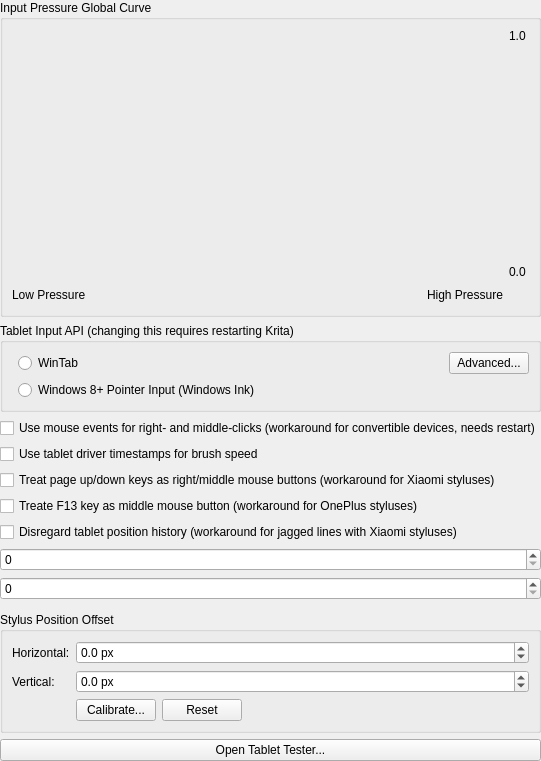
<?xml version="1.0" encoding="UTF-8"?>
<ui version="4.0">
 <author>
    SPDX-FileCopyrightText: none
    SPDX-License-Identifier: GPL-3.0-or-later
  </author>
 <class>WdgTabletSettings</class>
 <widget class="QWidget" name="WdgTabletSettings">
  <property name="windowTitle">
   <string>Color Settings</string>
  </property>
  <layout class="QVBoxLayout" name="verticalLayout_2">
   <property name="leftMargin">
    <number>0</number>
   </property>
   <property name="topMargin">
    <number>0</number>
   </property>
   <property name="rightMargin">
    <number>0</number>
   </property>
   <property name="bottomMargin">
    <number>0</number>
   </property>
   <item>
    <widget class="QGroupBox" name="groupBox">
     <property name="title">
      <string>Input Pressure Global Curve</string>
     </property>
     <layout class="QGridLayout" name="gridLayout">
      <item row="0" column="0">
       <widget class="KisCurveWidget" name="pressureCurve" native="true">
        <property name="sizePolicy">
         <sizepolicy hsizetype="MinimumExpanding" vsizetype="MinimumExpanding">
          <horstretch>0</horstretch>
          <verstretch>0</verstretch>
         </sizepolicy>
        </property>
        <property name="minimumSize">
         <size>
          <width>200</width>
          <height>250</height>
         </size>
        </property>
        <property name="autoFillBackground">
         <bool>false</bool>
        </property>
       </widget>
      </item>
      <item row="1" column="0">
       <layout class="QHBoxLayout" name="horizontalLayout">
        <item>
         <widget class="QLabel" name="label_2">
          <property name="sizePolicy">
           <sizepolicy hsizetype="Fixed" vsizetype="Preferred">
            <horstretch>0</horstretch>
            <verstretch>0</verstretch>
           </sizepolicy>
          </property>
          <property name="text">
           <string>Low Pressure</string>
          </property>
         </widget>
        </item>
        <item>
         <spacer name="horizontalSpacer">
          <property name="orientation">
           <enum>Qt::Horizontal</enum>
          </property>
          <property name="sizeHint" stdset="0">
           <size>
            <width>40</width>
            <height>20</height>
           </size>
          </property>
         </spacer>
        </item>
        <item>
         <widget class="QLabel" name="label_3">
          <property name="sizePolicy">
           <sizepolicy hsizetype="Fixed" vsizetype="Preferred">
            <horstretch>0</horstretch>
            <verstretch>0</verstretch>
           </sizepolicy>
          </property>
          <property name="text">
           <string>High Pressure</string>
          </property>
         </widget>
        </item>
       </layout>
      </item>
      <item row="0" column="1">
       <layout class="QVBoxLayout" name="verticalLayout">
        <item>
         <widget class="QLabel" name="label_5">
          <property name="text">
           <string>1.0</string>
          </property>
         </widget>
        </item>
        <item>
         <spacer name="verticalSpacer">
          <property name="orientation">
           <enum>Qt::Vertical</enum>
          </property>
          <property name="sizeHint" stdset="0">
           <size>
            <width>20</width>
            <height>40</height>
           </size>
          </property>
         </spacer>
        </item>
        <item>
         <widget class="QLabel" name="label_4">
          <property name="text">
           <string>0.0</string>
          </property>
         </widget>
        </item>
       </layout>
      </item>
     </layout>
    </widget>
   </item>
   <item>
    <widget class="QGroupBox" name="grpTabletApi">
     <property name="title">
      <string>Tablet Input API (changing this requires restarting Krita)</string>
     </property>
     <layout class="QFormLayout" name="formLayout_2">
      <item row="0" column="1">
       <layout class="QHBoxLayout" name="horizontalLayout_2">
        <item>
         <widget class="QRadioButton" name="radioWintab">
          <property name="text">
           <string>WinTab</string>
          </property>
         </widget>
        </item>
        <item>
         <spacer name="horizontalSpacer_3">
          <property name="orientation">
           <enum>Qt::Horizontal</enum>
          </property>
          <property name="sizeHint" stdset="0">
           <size>
            <width>40</width>
            <height>20</height>
           </size>
          </property>
         </spacer>
        </item>
        <item>
         <widget class="QPushButton" name="btnResolutionSettings">
          <property name="text">
           <string comment="Tablet mapping settings">Advanced...</string>
          </property>
         </widget>
        </item>
       </layout>
      </item>
      <item row="1" column="1">
       <widget class="QRadioButton" name="radioWin8PointerInput">
        <property name="text">
         <string>Windows 8+ Pointer Input (Windows Ink)</string>
        </property>
       </widget>
      </item>
     </layout>
    </widget>
   </item>
   <item>
    <widget class="QCheckBox" name="chkUseRightMiddleClickWorkaround">
     <property name="toolTip">
      <string>&lt;html&gt;&lt;head/&gt;&lt;body&gt;&lt;p&gt;Some tablet devices don't pass barrel-button clicks via tablet API. If you have such a device, you can try activate this workaround. Krita will try to read right- and middle-button clicks from the mouse events stream. It may or may not work on your device (depends on the tablet driver implementation).&lt;/p&gt;&lt;p&gt;&lt;br/&gt;&lt;/p&gt;&lt;p&gt;After changing this option Krita should be restarted.&lt;/p&gt;&lt;/body&gt;&lt;/html&gt;</string>
     </property>
     <property name="text">
      <string>Use mouse events for right- and middle-clicks (workaround for convertible devices, needs restart)</string>
     </property>
    </widget>
   </item>
   <item>
    <widget class="QCheckBox" name="chkUseTimestampsForBrushSpeed">
     <property name="text">
      <string notr="true">Use tablet driver timestamps for brush speed</string>
     </property>
    </widget>
   </item>
   <item>
    <widget class="QCheckBox" name="chkUsePageUpDownMouseButtonEmulationWorkaround">
     <property name="text">
      <string>Treat page up/down keys as right/middle mouse buttons (workaround for Xiaomi styluses)</string>
     </property>
    </widget>
   </item>
   <item>
    <widget class="QCheckBox" name="chkUseHighFunctionKeyMouseButtonEmulationWorkaround">
     <property name="text">
      <string>Treate F13 key as middle mouse button (workaround for OnePlus styluses)</string>
     </property>
    </widget>
   </item>
   <item>
    <widget class="QCheckBox" name="chkUseIgnoreHistoricTabletEventsWorkaround">
     <property name="text">
      <string>Disregard tablet position history (workaround for jagged lines with Xiaomi styluses)</string>
     </property>
    </widget>
   </item>
   <item>
    <widget class="KisSliderSpinBox" name="intMaxAllowedBrushSpeed" native="true">
     <property name="sizePolicy">
      <sizepolicy hsizetype="MinimumExpanding" vsizetype="Minimum">
       <horstretch>0</horstretch>
       <verstretch>0</verstretch>
      </sizepolicy>
     </property>
     <property name="toolTip">
      <string>Maximum speed mapped to 1.0 for the speed sensor curve. Should be set to the maximum speed you can reach using Tablet Tester</string>
     </property>
    </widget>
   </item>
   <item>
    <widget class="KisSliderSpinBox" name="intBrushSpeedSmoothing" native="true">
     <property name="sizePolicy">
      <sizepolicy hsizetype="MinimumExpanding" vsizetype="Minimum">
       <horstretch>0</horstretch>
       <verstretch>0</verstretch>
      </sizepolicy>
     </property>
     <property name="toolTip">
      <string>Amount of smoothing Krita should do to speed sensor. This value is very hardware-dependent</string>
     </property>
    </widget>
   </item>
   <item>
    <widget class="KisAngleSelector" name="tiltDirectionOffsetAngle" native="true">
     <property name="sizePolicy">
      <sizepolicy hsizetype="MinimumExpanding" vsizetype="Minimum">
       <horstretch>0</horstretch>
       <verstretch>0</verstretch>
      </sizepolicy>
     </property>
     <property name="toolTip">
      <string>Angle offset added to the reported pen tilt direction.</string>
     </property>
    </widget>
   </item>
   <item>
    <widget class="QGroupBox" name="grpTabletOffset">
     <property name="toolTip">
      <string>Shifts the position of the stylus on the canvas. Use this if the brush does not appear exactly under the tip of the stylus on a pen display.</string>
     </property>
     <property name="title">
      <string>Stylus Position Offset</string>
     </property>
     <layout class="QFormLayout" name="formLayoutTabletOffset">
      <item row="0" column="0">
       <widget class="QLabel" name="lblTabletOffsetX">
        <property name="text">
         <string>Horizontal:</string>
        </property>
        <property name="buddy">
         <cstring>dblTabletOffsetX</cstring>
        </property>
       </widget>
      </item>
      <item row="0" column="1">
       <widget class="QDoubleSpinBox" name="dblTabletOffsetX">
        <property name="suffix">
         <string> px</string>
        </property>
        <property name="decimals">
         <number>1</number>
        </property>
        <property name="minimum">
         <double>-500.000000000000000</double>
        </property>
        <property name="maximum">
         <double>500.000000000000000</double>
        </property>
        <property name="singleStep">
         <double>0.500000000000000</double>
        </property>
       </widget>
      </item>
      <item row="1" column="0">
       <widget class="QLabel" name="lblTabletOffsetY">
        <property name="text">
         <string>Vertical:</string>
        </property>
        <property name="buddy">
         <cstring>dblTabletOffsetY</cstring>
        </property>
       </widget>
      </item>
      <item row="1" column="1">
       <widget class="QDoubleSpinBox" name="dblTabletOffsetY">
        <property name="suffix">
         <string> px</string>
        </property>
        <property name="decimals">
         <number>1</number>
        </property>
        <property name="minimum">
         <double>-500.000000000000000</double>
        </property>
        <property name="maximum">
         <double>500.000000000000000</double>
        </property>
        <property name="singleStep">
         <double>0.500000000000000</double>
        </property>
       </widget>
      </item>
      <item row="2" column="1">
       <layout class="QHBoxLayout" name="horizontalLayoutTabletOffset">
        <item>
         <widget class="QPushButton" name="btnCalibrateTabletOffset">
          <property name="toolTip">
           <string>Measure the offset by tapping a few targets with the stylus</string>
          </property>
          <property name="text">
           <string>Calibrate...</string>
          </property>
         </widget>
        </item>
        <item>
         <widget class="QPushButton" name="btnResetTabletOffset">
          <property name="text">
           <string>Reset</string>
          </property>
         </widget>
        </item>
        <item>
         <spacer name="horizontalSpacerTabletOffset">
          <property name="orientation">
           <enum>Qt::Horizontal</enum>
          </property>
          <property name="sizeHint" stdset="0">
           <size>
            <width>40</width>
            <height>20</height>
           </size>
          </property>
         </spacer>
        </item>
       </layout>
      </item>
     </layout>
    </widget>
   </item>
   <item>
    <widget class="QPushButton" name="btnTabletTest">
     <property name="text">
      <string>Open Tablet Tester...</string>
     </property>
    </widget>
   </item>
   <item>
    <spacer name="verticalSpacer_2">
     <property name="orientation">
      <enum>Qt::Orientation::Vertical</enum>
     </property>
     <property name="sizeHint" stdset="0">
      <size>
       <width>20</width>
       <height>0</height>
      </size>
     </property>
    </spacer>
   </item>
  </layout>
 </widget>
 <customwidgets>
  <customwidget>
   <class>KisSliderSpinBox</class>
   <extends>QSpinBox</extends>
   <header location="global">kis_slider_spin_box.h</header>
   <container>1</container>
  </customwidget>
  <customwidget>
   <class>KisCurveWidget</class>
   <extends>QWidget</extends>
   <header>widgets/kis_curve_widget.h</header>
   <container>1</container>
  </customwidget>
  <customwidget>
   <class>KisAngleSelector</class>
   <extends>QWidget</extends>
   <header location="global">KisAngleSelector.h</header>
   <container>1</container>
  </customwidget>
 </customwidgets>
 <resources/>
 <connections/>
</ui>
